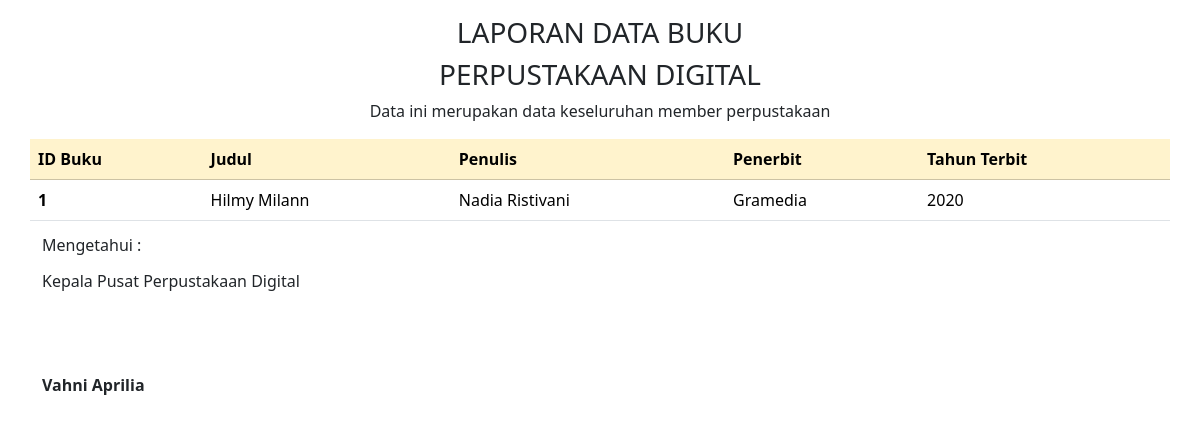
The app's page /admin/data/laporan_db.php with its own data.
### tables this page shows
CREATE TABLE `buku` (
  `IDbuku` int(11) NOT NULL,
  `judul` varchar(255) NOT NULL,
  `penulis` varchar(255) NOT NULL,
  `penerbit` varchar(255) NOT NULL,
  `tahunterbit` int(11) NOT NULL,
  `foto` varchar(10000) NOT NULL
);

### admin/data/laporan_db.php (the view, shortened to what this page needs)
<!doctype html>
<html lang="en">
  <head>
    <link rel="stylesheet" href="../../asset/css/bootstrap.css">
  </head>
  <body>
    <div class="container">
        <div class="row">
            <div class="col text-center mt-3">
                <h3>LAPORAN DATA BUKU</h3>
                <h3>PERPUSTAKAAN DIGITAL</h3>
                <span>Data ini merupakan data keseluruhan member perpustakaan</span>
            </div>
        </div>
        <div class="row">
        <table class="table my-3">
            <thead  class="table table-warning">
                <tr>
                    <th scope="col">ID Buku</th>
                    <th scope="col">Judul</th>
                    <th scope="col">Penulis</th>
                    <th scope="col">Penerbit</th>
                    <th scope="col">Tahun Terbit </th>
                </tr>
            </thead>
            <?php
            include '../../koneksi/koneksi.php';
            $data = mysqli_query($conn, "SELECT * FROM buku");
            while ($d = mysqli_fetch_array($data)) {
            ?>
            <tbody>
                <tr>
                    <th scope="row"><?php echo $d['IDbuku'];?></th>
                    <td><?php echo $d['judul'];?></td>
                    <td><?php echo $d['penulis'];?></td>
                    <td><?php echo $d['penerbit'];?></td>
                    <td><?php echo $d['tahunterbit'];?></td>
                </tr>
            </tbody>
            <?php
              }
            ?>
        </table>
      </div>
            <div class="row">
                <div class="col">
                    <p style="line-height: 1rem;">Mengetahui :</p>
                    <p>Kepala Pusat Perpustakaan Digital</p>
                    <p style="margin-top: 5rem;"><b>Vahni Aprilia</b></p>
                </div>
            </div>
        </div>
  </body>
</html>

### records on screen
buku: IDbuku "1", judul "Hilmy Milann", penulis "Nadia Ristivani", penerbit "Gramedia", tahunterbit "2020"
